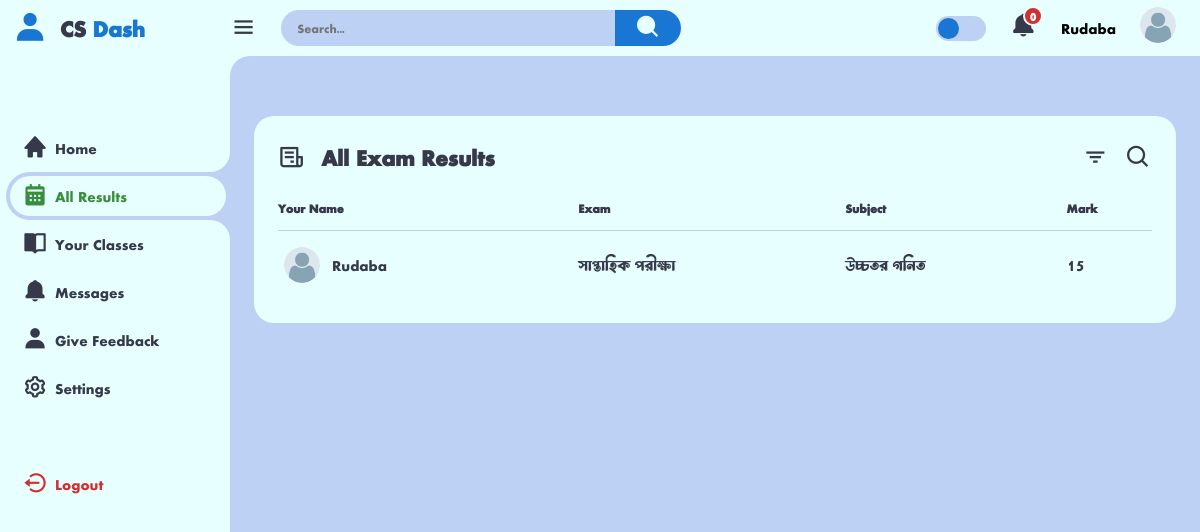
The page /student_dashboard/result (signed in) on the database its author committed.
### users/models.py (models this page shows, shortened)
class CustomUser(AbstractUser):
    username = None
    email = models.EmailField("email_address", unique=True, max_length=354)
    phone_number = models.CharField(max_length=15, blank=True, null=True)
    ROLE_CHOICES = [
        ('student', 'Student'),
        ('teacher', 'Teacher'),
        ('guardian', 'Guardian'),
    ]
    role = models.CharField(max_length=10, choices=ROLE_CHOICES)
    USERNAME_FIELD = "email"
    REQUIRED_FIELDS = ['phone_number']
    objects = CustomManager()
    class Meta:
        verbose_name_plural = "User Account *VIP*"

class Student(models.Model):
    user = models.OneToOneField(CustomUser, on_delete=models.CASCADE)
    basic_step_of_reg = models.BooleanField(default=False)
    choose_subjects = models.BooleanField(default=False)
    s_approval = models.BooleanField(default=False)
    guardian_phone_is_verified = models.BooleanField(default=False)
    s_name = models.CharField(max_length=170, null=True, blank=True)
    shift = models.ForeignKey(Shift, on_delete=models.CASCADE, null=True, blank=True)
    batch = models.ForeignKey(Batch, on_delete=models.CASCADE, null=True, blank=True)
    profile_pic = models.ImageField(upload_to="student", default='avatar.png')
    class_subjects = models.ForeignKey(ClassWithSubject, on_delete=models.CASCADE, null=True, blank=True)
    s_id = models.IntegerField(null=True, blank=True)
    guardian_phone = models.CharField(max_length=15)
    your_subjects = MultiSelectField(max_length=170, null=True, blank=True)
    s_phone = models.CharField(max_length=15, blank=True, null=True)
    guardian_email = models.EmailField(max_length=100, blank=True, null=True)
    created_at = models.DateTimeField(auto_now_add=True)
    updated_at = models.DateTimeField(auto_now=True)
    def __init__(self, *args, **kwargs):
        super(Student, self).__init__(*args, **kwargs)
        if self.class_subjects:
            self._meta.get_field('your_subjects').choices = [
                (subject.name.lower(), subject.name) for subject in self.class_subjects.subjects.all()
            ]
        else:
            self._meta.get_field('your_subjects').choices = [
                ('math', 'math')
            ]
    def __str__(self):
        if self.s_name:
            return self.s_name
        else:
            return f"STUDENT ID - {self.s_id}"
    class Meta:
        verbose_name_plural = "User (Student)"

class MarksOfStudent(models.Model):
    batch = models.ForeignKey(Batch, on_delete=models.CASCADE)
    std = models.ForeignKey(Student, on_delete=models.CASCADE)
    student_id = models.IntegerField()
    subject = models.CharField(max_length=150)
    exam_type = models.ForeignKey(CreateExam, null=True, blank=True, on_delete=models.CASCADE)
    mark = models.IntegerField()
    class Meta:
        verbose_name_plural = "Marks of Students"

class CreateExam(models.Model):
    exam_name = models.CharField(max_length=150)
    out_of = models.IntegerField(default=100)
    def __str__(self):
        return self.exam_name
    class Meta:
        verbose_name_plural = "Create Exam"

### home/views.py (the view, shortened to what this page needs)
# urls.py: path('student_dashboard/<str:page>', student_dashb, name="student_dashb"),
@login_required(login_url='userlogin')
def student_dashb(request, page=None):
    if request.user.role == 'student':
        if page == 'feedback':
            student = request.user.student
            feedback, created = StudetFeedback.objects.get_or_create(student=student, defaults={
                'already_rated': False,
                'rate_us': 0,
                'report': ''
            })
            if request.method == "POST":
                try:
                    feedback.already_rated = True
                    feedback.rate_us = request.POST.get('star_rating')
                    feedback.report = request.POST.get('speech')
                    feedback.save()
                    return redirect('student_dashb', page='feedback')
                except Exception as e:
                    return render(request, 'student/error.html', {"error_message": e})
            context = {
                'data': feedback,
            }
            return render(request, 'student/dash_feedback.html', context)
        elif page == 'message':
            all_msg = MessageForStudent.objects.filter(message_for=request.user.student).order_by('-upload_at', 'visited')
            context = {
                'all_message': all_msg,
            }
            return render(request, 'student/dash_message.html', context)
        elif page == 'settings':
            return edit_profile(request)
        elif page == 'change_password':
            return change_password(request)
        elif page == 'result':
            mark = MarksOfStudent.objects.filter(student_id=request.user.student.s_id)
            return render(request, 'student/dash_result.html', context={'marks': mark})
        elif page == 'xm_schedule':
            schedule = ExamSchedule.objects.filter(batch__student=request.user.student)
            context={
                'schedule': schedule,
            }
            return render(request, 'student/xm_schedule.html', context)
    else:
        return render(request, 'main/404.html')

### home/public.py (called while the page is built, shortened)
def common_data(request):
    try:
        if request.user.role == "student":
            try:
                unviewed_msg_std = MessageForStudent.objects.filter(message_for = request.user.student, visited = False).count()
            except:
                unviewed_msg_std = 0
            context = {
                'unviewed_msg_std' : unviewed_msg_std,
            }
        else:
            context={}
    except:
        context = {}
    return context

### templates/student/dash_result.html
{% extends 'student/dash_base.html' %}
{% block content %}
<div class="bottom-data">
    <div class="orders">
        <div class="header">
            <i class='bx bx-receipt'></i>
            <h3>All Exam Results</h3>
            <i class='bx bx-filter'></i>
            <i class='bx bx-search'></i>
        </div>
        <table>
            <thead>
                <tr>
                    <th>Your Name </th>
                    <th>Exam</th>
                    <th>Subject</th>
                    <th>Mark</th>
                </tr>
            </thead>
            <tbody>
                {% for m in marks %}
                <tr>
                    <td>
                        <img src="{{m.std.profile_pic.url}}">
                        <p>{{m.std}}</p>
                    </td>
                    <td>{{m.exam_type}}</td>
                    <td>{{m.subject}}</td>
                    <td>{{m.mark}}</td>
                </tr>
                {% endfor %}
            </tbody>
        </table>
    </div>
</div>
{% endblock content %}

### templates/student/dash_base.html (shortened to what this page needs)
{% load static %}
<!DOCTYPE html>
<html lang="en">
<head>
    <link href='https://unpkg.com/boxicons@2.1.4/css/boxicons.min.css' rel='stylesheet'>
    <link rel="stylesheet" href="{% static 'css/d.css' %}">
</head>
<body>
    <div class="sidebar">
        <a href="{% url "student_dashb" 'home' %}" class="logo">
            <i class='bx bxs-user'></i>
            <div class="logo-name"><span> CS</span> Dash</div>
        </a>
        <ul class="side-menu">
            {% url 'student_dashb' page='home' as home %}
            {% url 'student_dashb' page='result' as result %}
            {% url 'student_dashb' page='class' as class %}
            {% url 'student_dashb' page='message' as message %}
            {% url 'student_dashb' page='feedback' as feedback %}
            {% url 'student_dashb' page='settings' as settings %}
            <li class="{% if request.path == home %}active{% endif %}">
                <a href="{% url 'student_dashb' page='home' %}"><i class='bx bxs-home'></i> Home </a>
            </li>
            <li class="{% if request.path == result %}active{% endif %}">
                <a href="{% url 'student_dashb' page='result' %}"><i class='bx bxs-calendar'></i>All Results</a>
            </li>
            <li class="{% if request.path == class %}active{% endif %}">
                <a href="{% url 'student_dashb' page='class' %}"><i class='bx bxs-book-open'></i>Your Classes</a>
            </li>
            <li class="{% if request.path == message %}active{% endif %}">
                <a href="{% url 'student_dashb' page='message' %}"><i class='bx bxs-bell'></i>Messages </a>
            </li>
            <li class="{% if request.path == feedback %}active{% endif %}">
                <a href="{% url 'student_dashb' page='feedback' %}"><i class='bx bxs-user'></i>Give Feedback </a>
            </li>
            <li class="{% if request.path == settings %}active{% endif %}">
                <a href="{% url 'student_dashb' page='settings' %}"><i class='bx bx-cog ' ></i>Settings</a>
            </li>
        </ul>
        <ul class="side-menu">
            <li>
                <a href="{% url "logout" %}" class="logout">
                    <i class='bx bx-log-out-circle' ></i>
                    Logout
                </a>
            </li>
        </ul>
  </div>
    <div class="content">
        <nav>
            <i class='bx bx-menu'></i>
            <form action="#">
                <div class="form-input">
                    <input type="search" placeholder="Search...">
                    <button class="search-btn" type="submit"><i class='bx bxs-search'></i></button>
                </div>
            </form>
            <label for="theme-toggle" class="theme-toggle"></label>
            <a href="{% url "student_dashb" 'message' %}" class="notif">
                {% if unviewed_msg_std == 0 %}
                <i class='bx bxs-bell'></i>
                {% else %}
                <i class='bx bxs-bell bx-tada'></i>
                {% endif %}
                <span class="count">{{unviewed_msg_std}}</span>
            </a>
            {{request.user.student.s_name}}
            <a href="{% url "student_dashb" 'settings' %}" class="profile">
                <img src="{{request.user.student.profile_pic.url}}">
            </a>
        </nav>
        <main>
            {% block content %}{% endblock %}
        </main>
    </div>
</body>
</html>

### rows shown on the page
CustomUser: user.student.s_name "Rudaba", user.student.profile_pic (placeholder picture)
MarksOfStudent: std.profile_pic (placeholder picture), std "Rudaba", exam_type "সাপ্তাহিক পরীক্ষা", subject "উচ্চতর গনিত", mark "15"

### other values the page prints
{{ unviewed_msg_std }} "0"
